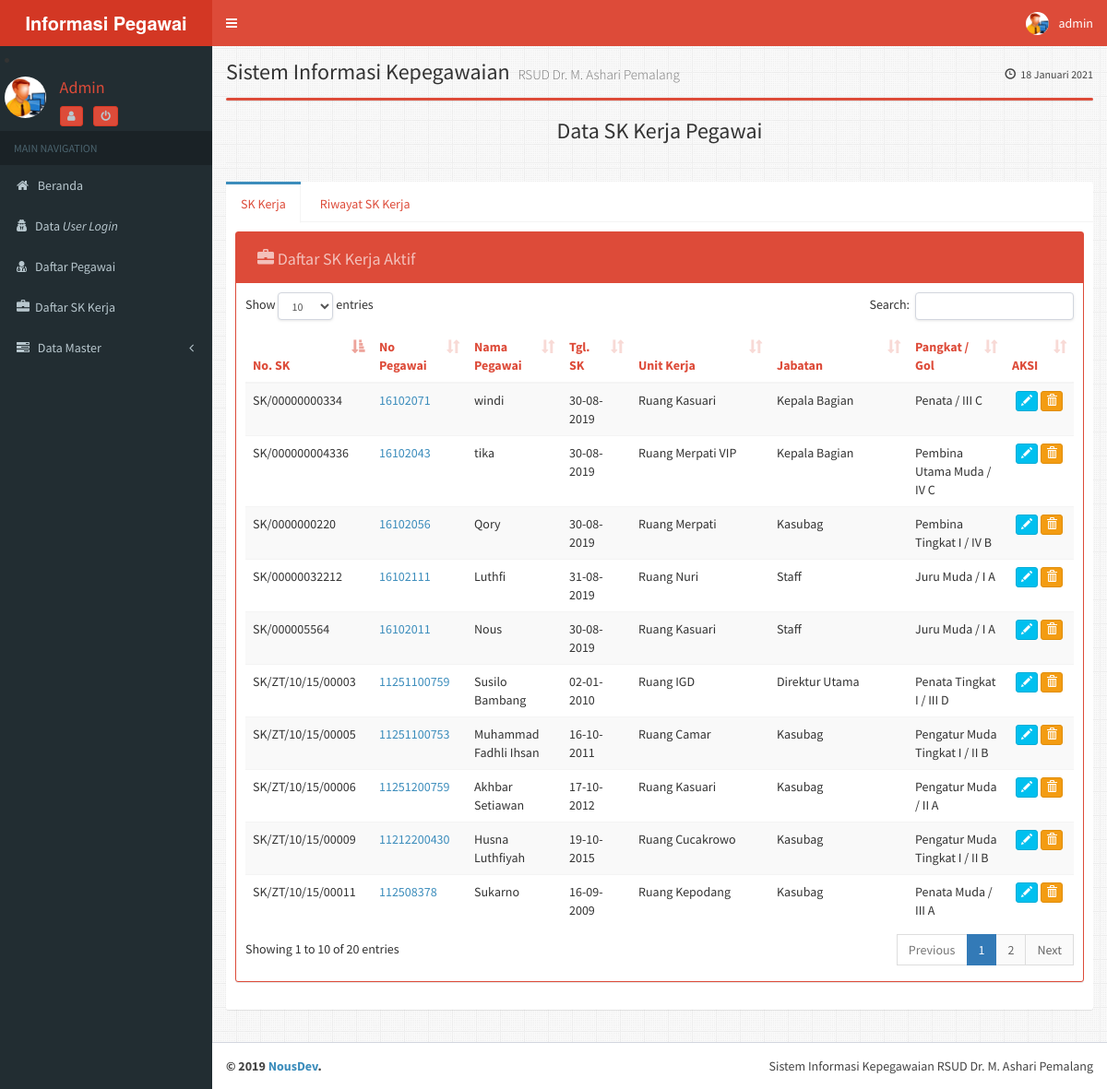
Page /admin/?module=sk_krj (signed in) on the committed database.
### tables this page shows
CREATE TABLE `sk_krj` (
  `no_sk` varchar(20) NOT NULL,
  `no_pegawai` varchar(20) NOT NULL,
  `tgl_sk` date NOT NULL,
  `id_jabatan` varchar(20) NOT NULL,
  `id_pangkat` varchar(20) NOT NULL,
  `id_unit_krj` varchar(20) NOT NULL,
  `status_sk` enum('aktif','nonaktif') NOT NULL
);

CREATE TABLE `pegawai` (
  `no_pegawai` varchar(20) NOT NULL,
  `nip` varchar(20) NOT NULL,
  `nm_pegawai` varchar(32) NOT NULL,
  `jk` enum('Laki-laki','Perempuan') NOT NULL,
  `tpt_lhr` varchar(32) NOT NULL,
  `tgl_lhr` date NOT NULL,
  `agama` varchar(20) NOT NULL,
  `no_hp` varchar(15) NOT NULL,
  `email` varchar(32) NOT NULL,
  `alamat` varchar(64) NOT NULL,
  `tgl_msk` date NOT NULL
);

CREATE TABLE `unit_krj` (
  `id_unit_krj` varchar(20) NOT NULL,
  `nm_unit_krj` varchar(32) NOT NULL
);

CREATE TABLE `jabatan` (
  `id_jabatan` varchar(20) NOT NULL,
  `nm_jabatan` varchar(32) NOT NULL
);

CREATE TABLE `pangkat` (
  `id_pangkat` varchar(20) NOT NULL,
  `nm_pangkat` varchar(32) NOT NULL
);

### admin/inc/inc.library.php (called while the page is built, shortened)
<?php
function IndonesiaTgl($tanggal){
	$tgl=substr($tanggal,8,2);
	$bln=substr($tanggal,5,2);
	$thn=substr($tanggal,0,4);
	$tanggal="$tgl-$bln-$thn";
	return $tanggal;
}
?>

### admin/module/sk_krj/sk_krj.php (the view, shortened to what this page needs)
<?php
$aksi="module/sk_krj/sk_krj_aksi.php";
switch($_GET[aksi]){
default:
?>
<h3 class="box-title margin text-center">Data SK Kerja Pegawai</h3>
<hr/>
<div class="nav-tabs-custom">
<ul class="nav nav-tabs">
	<li class="active"><a class="text-red" href="#dat" data-toggle="tab">SK Kerja</a></li>
	<li><a class="text-red" href="#dat1" data-toggle="tab">Riwayat SK Kerja</a></li>
</ul>
<div class="tab-content">
<div class="tab-pane active" id="dat">
<section id="new">
	<div class="box box-solid box-danger">
		<div class="box-header">
		<h3 class="btn btn disabled box-title">
		<i class="glyphicon glyphicon-briefcase"></i>
		Daftar SK Kerja Aktif </h3>
		</div>
	<div class="box-body">
	<table id="example1" class="table table-bordeblue table-striped">
<thead>
	<tr class="text-red">
		<th>No. SK</th>
		<th>No Pegawai</th>
		<th>Nama Pegawai</th>
		<th class="col-sm-1">Tgl. SK</th>
		<th class="col-sm-2">Unit Kerja</th>
		<th class="col-sm-2">Jabatan</th>
		<th>Pangkat / Gol</th>
		<th class="col-sm-1">AKSI</th>
	</tr>
</thead>
<tbody>
<?php
$sql = "SELECT * FROM sk_krj a, pegawai b, jabatan c, pangkat d, unit_krj e where a.no_pegawai=b.no_pegawai and a.id_jabatan=c.id_jabatan and a.id_pangkat=d.id_pangkat and a.id_unit_krj=e.id_unit_krj and a.status_sk='aktif'";
$tampil = mysql_query($sql);
while ($k = mysql_fetch_array($tampil)) {
$Kode = $k['no_sk'];
?>
	<tr>
	<td><?php echo $k['no_sk']; ?></a></td>
	<td><a target="blank"href="?module=pegawai&aksi=detail_pegawai&no_pegawai=<?php echo $k['no_pegawai'];?>"><?php echo $k['no_pegawai']; ?></a></td>
	<td><?php echo $k['nm_pegawai']; ?></td>
	<td><?php echo IndonesiaTgl($k['tgl_sk']); ?></td>
	<td><?php echo $k['nm_unit_krj']; ?></td>
	<td><?php echo $k['nm_jabatan']; ?></td>
	<td><?php echo $k['nm_pangkat']; ?></td>
	<td align="center">
	<a  class="btn btn-xs btn-info" href="?module=sk_krj&aksi=edit&no_sk=<?php echo $k['no_sk'];?>" alt="Edit Data"><i class="glyphicon glyphicon-pencil"></i></a>
	<a  class="btn btn-xs btn-warning" data-toggle="tooltip" title="Hapus Data" href="<?php echo $aksi ?>?module=sk_krj&aksi=hapus&no_sk=<?php echo $k['no_sk'];?>" alt="Delete Data" onclick="return confirm('ANDA YAKIN AKAN MENGHAPUS DATA <?php echo $Kode; ?>	?')"> <i class="glyphicon glyphicon-trash"></i></a>
	</td>
	<?php
	}
	?>
	</tr>
			</tbody>
		</table>
	</div>
</div>
</section>
</div>
</div>
<?php
break;
?>
<?php
}
?>

### rows in the picture
sk_krj: no_sk "SK/00000032212", no_pegawai.no_pegawai "16102111", no_pegawai.nm_pegawai "Luthfi", tgl_sk "31-08-2019", id_unit_krj.nm_unit_krj "Ruang Nuri", id_jabatan.nm_jabatan "Staff", id_pangkat.nm_pangkat "Juru Muda / I A"
sk_krj: no_sk "SK/000005564", no_pegawai.no_pegawai "16102011", no_pegawai.nm_pegawai "Nous", tgl_sk "30-08-2019", id_unit_krj.nm_unit_krj "Ruang Kasuari", id_jabatan.nm_jabatan "Staff", id_pangkat.nm_pangkat "Juru Muda / I A"
sk_krj: no_sk "SK/ZT/10/15/00006", no_pegawai.no_pegawai "11251200759", no_pegawai.nm_pegawai "Akhbar Setiawan", tgl_sk "17-10-2012", id_unit_krj.nm_unit_krj "Ruang Kasuari", id_jabatan.nm_jabatan "Kasubag", id_pangkat.nm_pangkat "Pengatur Muda / II A"
sk_krj: no_sk "SK/ZT/10/15/00005", no_pegawai.no_pegawai "11251100753", no_pegawai.nm_pegawai "Muhammad Fadhli Ihsan", tgl_sk "16-10-2011", id_unit_krj.nm_unit_krj "Ruang Camar", id_jabatan.nm_jabatan "Kasubag", id_pangkat.nm_pangkat "Pengatur Muda Tingkat I / II B"
sk_krj: no_sk "SK/ZT/10/15/00009", no_pegawai.no_pegawai "11212200430", no_pegawai.nm_pegawai "Husna Luthfiyah", tgl_sk "19-10-2015", id_unit_krj.nm_unit_krj "Ruang Cucakrowo", id_jabatan.nm_jabatan "Kasubag", id_pangkat.nm_pangkat "Pengatur Muda Tingkat I / II B"
sk_krj: no_sk "SK/ZT/10/15/00011", no_pegawai.no_pegawai "112508378", no_pegawai.nm_pegawai "Sukarno", tgl_sk "16-09-2009", id_unit_krj.nm_unit_krj "Ruang Kepodang", id_jabatan.nm_jabatan "Kasubag", id_pangkat.nm_pangkat "Penata Muda / III A"
sk_krj: no_sk "SK/00000000334", no_pegawai.no_pegawai "16102071", no_pegawai.nm_pegawai "windi", tgl_sk "30-08-2019", id_unit_krj.nm_unit_krj "Ruang Kasuari", id_jabatan.nm_jabatan "Kepala Bagian", id_pangkat.nm_pangkat "Penata / III C"
sk_krj: no_sk "SK/ZT/10/15/00003", no_pegawai.no_pegawai "11251100759", no_pegawai.nm_pegawai "Susilo Bambang", tgl_sk "02-01-2010", id_unit_krj.nm_unit_krj "Ruang IGD", id_jabatan.nm_jabatan "Direktur Utama", id_pangkat.nm_pangkat "Penata Tingkat I / III D"
sk_krj: no_sk "SK/0000000220", no_pegawai.no_pegawai "16102056", no_pegawai.nm_pegawai "Qory", tgl_sk "30-08-2019", id_unit_krj.nm_unit_krj "Ruang Merpati", id_jabatan.nm_jabatan "Kasubag", id_pangkat.nm_pangkat "Pembina Tingkat I / IV B"
sk_krj: no_sk "SK/000000004336", no_pegawai.no_pegawai "16102043", no_pegawai.nm_pegawai "tika", tgl_sk "30-08-2019", id_unit_krj.nm_unit_krj "Ruang Merpati VIP", id_jabatan.nm_jabatan "Kepala Bagian", id_pangkat.nm_pangkat "Pembina Utama Muda / IV C"

### other values in the picture
$_SESSION['nama'] "admin"
